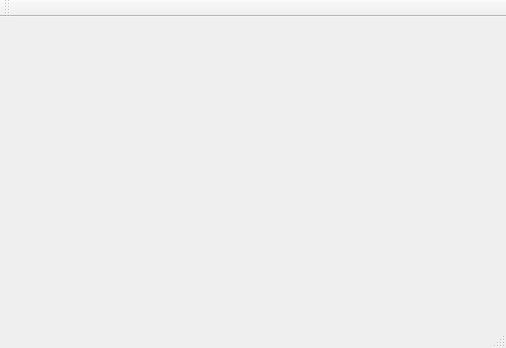
<?xml version="1.0" encoding="UTF-8"?>
<ui version="4.0">
 <class>MainWindow</class>
 <widget class="QMainWindow" name="MainWindow">
  <property name="geometry">
   <rect>
    <x>0</x>
    <y>0</y>
    <width>506</width>
    <height>348</height>
   </rect>
  </property>
  <property name="windowTitle">
   <string>Przykładowe okienko</string>
  </property>
  <widget class="QWidget" name="centralWidget">
   <widget class="QLabel" name="label">
    <property name="geometry">
     <rect>
      <x>200</x>
      <y>160</y>
      <width>81</width>
      <height>51</height>
     </rect>
    </property>
    <property name="text">
     <string/>
    </property>
   </widget>
  </widget>
  <widget class="QMenuBar" name="menuBar">
   <property name="geometry">
    <rect>
     <x>0</x>
     <y>0</y>
     <width>506</width>
     <height>21</height>
    </rect>
   </property>
  </widget>
  <widget class="QToolBar" name="mainToolBar">
   <attribute name="toolBarArea">
    <enum>TopToolBarArea</enum>
   </attribute>
   <attribute name="toolBarBreak">
    <bool>false</bool>
   </attribute>
  </widget>
  <widget class="QStatusBar" name="statusBar"/>
 </widget>
 <layoutdefault spacing="6" margin="11"/>
 <resources/>
 <connections/>
</ui>
